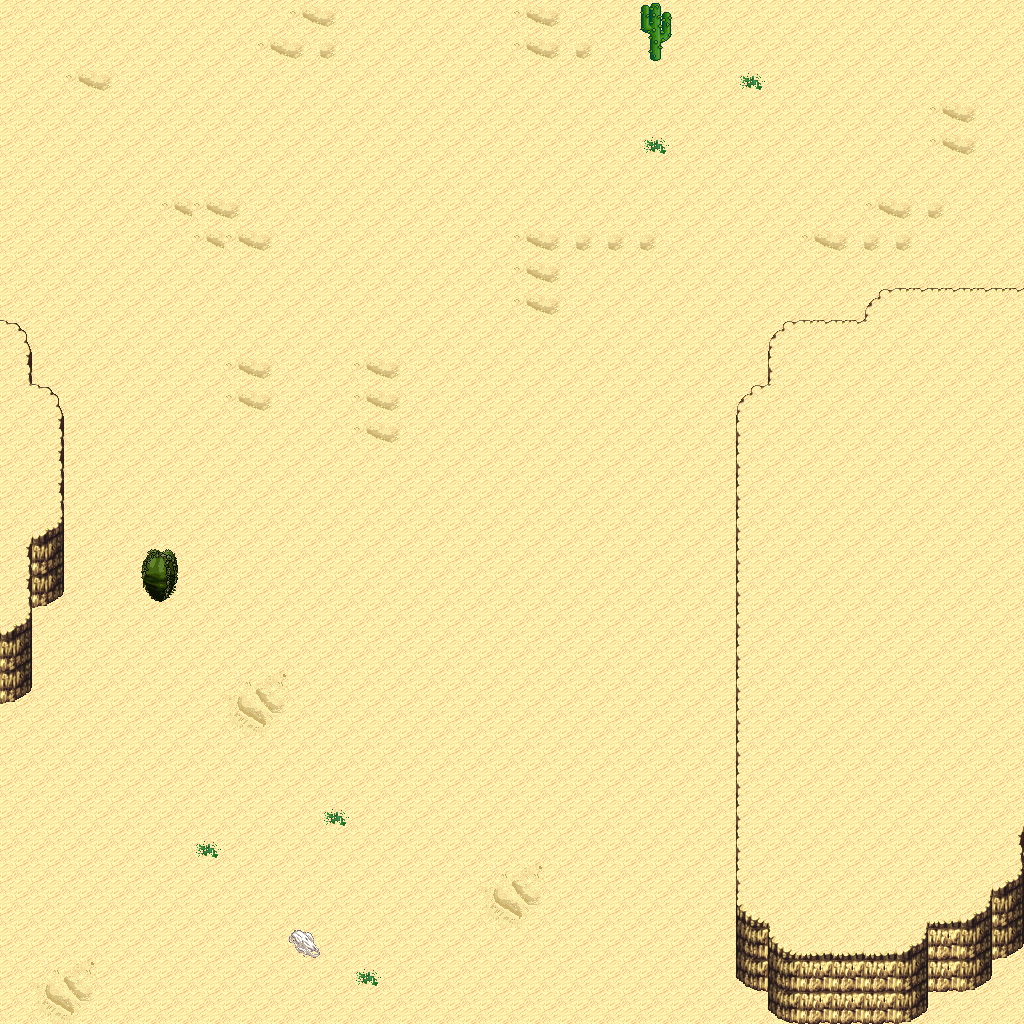

Tiled map render using the project's own tile images. Description and the map definition, with tile-layer contents summarised, below:
An orthogonal 32x32 tile map with 32x32 px tiles, 5 tile layers (Ground, Objects, Objects2, Above, ...), 1 hidden layer not drawn, 6 tilesets.

<map version="1.10" tiledversion="1.11.0" orientation="orthogonal" renderorder="right-down" width="32" height="32" tilewidth="32" tileheight="32" infinite="0" nextlayerid="11" nextobjectid="1">
 <tileset firstgid="1" name="logic_collision" tilewidth="32" tileheight="32" tilecount="1" columns="1">
  <image source="../drawable/logic_collision.png" width="32" height="32" />
 </tileset>
 <tileset firstgid="2" name="terrain_desert" tilewidth="32" tileheight="32" tilecount="88" columns="8">
  <image source="../drawable/terrain_desert.png" width="256" height="352" />
 </tileset>
 <tileset firstgid="90" name="ground_sand_2" tilewidth="32" tileheight="32" tilecount="15" columns="5">
  <image source="../drawable/ground_sand_2.png" width="160" height="96" />
 </tileset>
 <tileset firstgid="105" name="plant_cactus_2" tilewidth="32" tileheight="32" tilecount="10" columns="5">
  <image source="../drawable/plant_cactus_2.png" width="160" height="64" />
 </tileset>
 <tileset firstgid="115" name="plant_round_cactuses" tilewidth="32" tileheight="32" tilecount="20" columns="10">
  <image source="../drawable/plant_round_cactuses.png" width="320" height="64" />
 </tileset>
 <tileset firstgid="135" name="plant_cactus" tilewidth="32" tileheight="32" tilecount="2" columns="1">
  <image source="../drawable/plant_cactus.png" width="32" height="64" />
 </tileset>
 <layer id="1" name="Ground" width="32" height="32">
  <data>[1024 cells, 1024 non-empty, 9 distinct tile ids]</data>
 </layer>
 <layer id="2" name="Objects" width="32" height="32">
  <data>[1024 cells, 60 non-empty, 16 distinct tile ids]</data>
 </layer>
 <layer id="3" name="Objects2" width="32" height="32">
  <data>[1024 cells, 0 non-empty, 0 distinct tile ids]</data>
 </layer>
 <layer id="4" name="Above" width="32" height="32">
  <data>[1024 cells, 27 non-empty, 11 distinct tile ids]</data>
 </layer>
 <layer id="5" name="Above2" width="32" height="32">
  <data>[1024 cells, 0 non-empty, 0 distinct tile ids]</data>
 </layer>
 <layer id="6" name="Walkable" width="32" height="32" visible="0">
  <data>[1024 cells, 190 non-empty, 1 distinct tile ids]</data>
 </layer>
 <objectgroup id="7" name="Mapevents" />
 <objectgroup id="8" name="Spawn" />
 <objectgroup id="9" name="Keys" />
 <objectgroup id="10" name="Replace" />
</map>
